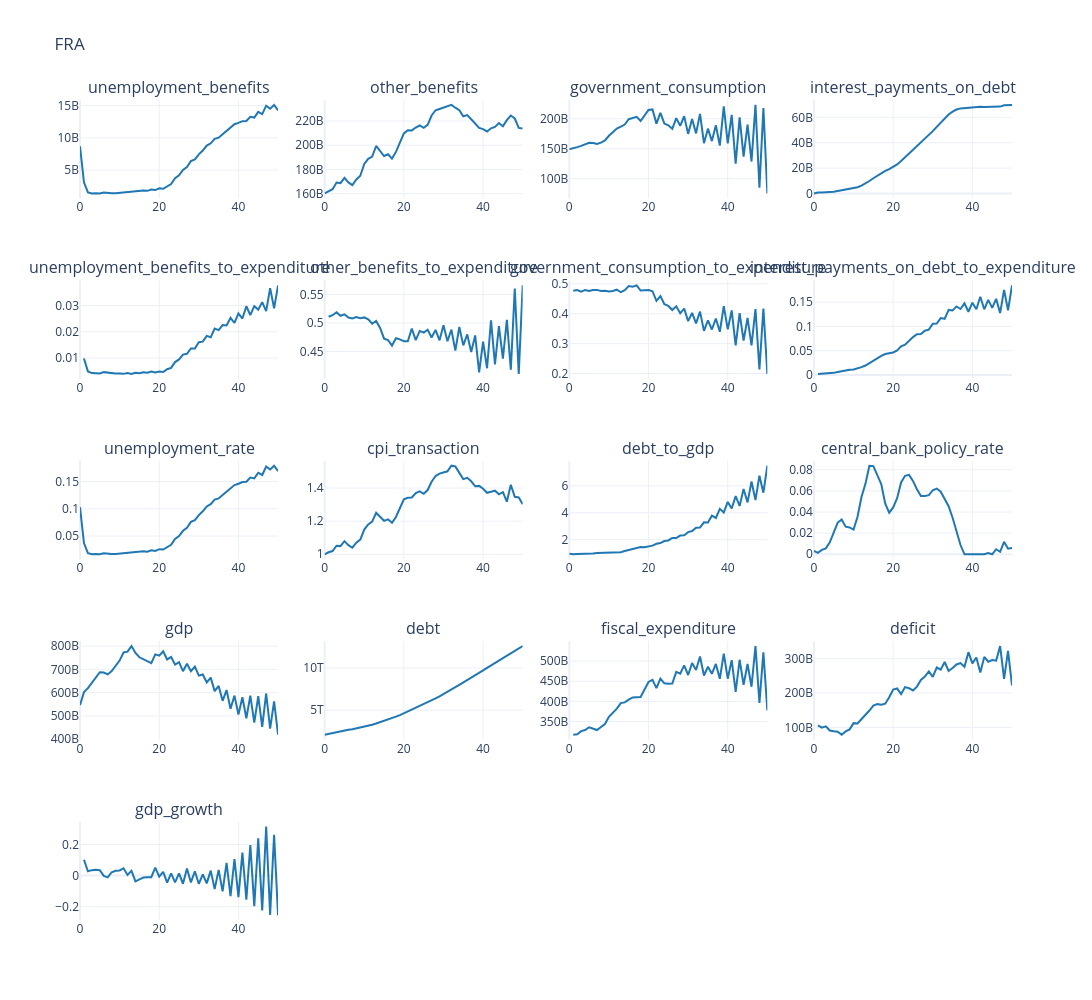

The notebook cell saved with this chart:
### Code cell
fiscal_cols = [
    'unemployment_benefits', 'other_benefits', 'government_consumption', 'interest_payments_on_debt',
    'unemployment_benefits_to_expenditure', 'other_benefits_to_expenditure', 'government_consumption_to_expenditure', 'interest_payments_on_debt_to_expenditure', 
    'unemployment_rate', 'cpi_transaction', 'debt_to_gdp', 'central_bank_policy_rate', 'gdp', 'debt', 'fiscal_expenditure', 'deficit', 'gdp_growth',
    ]


#  Plot fiscal variables
plot_output(
    df=df_base[fiscal_cols],
    no_rows=5,
    no_cols=4,
    country_code=cfg.country_iso3,
    line_color="#1f77b4",
    base_height=200,
    base_width=400,
)
